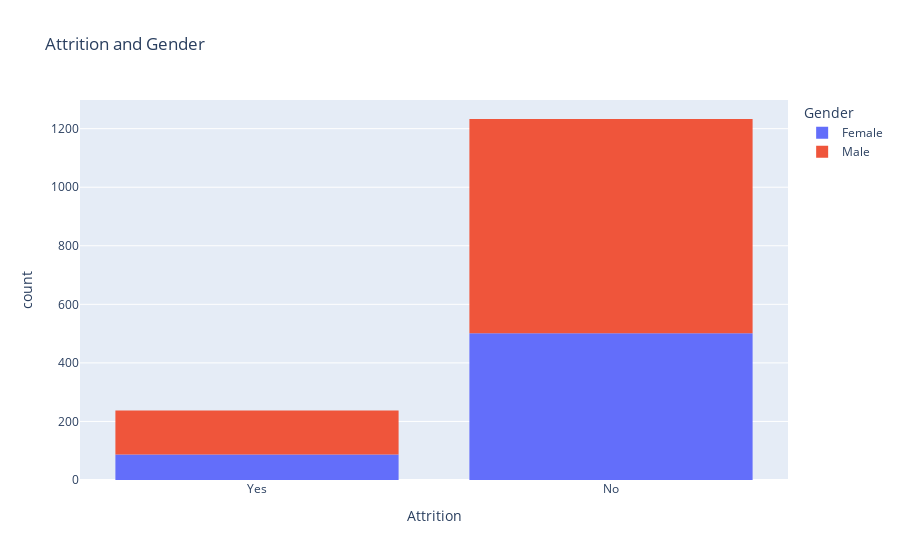

The notebook cell saved with this chart:
### Markdown cell above
### Attrition and Gender

### Code cell
fig = px.histogram(dataset, x="Attrition", category_orders=dict(GeAttritionnder=["Male", "Female"]), color='Gender' ,title='Attrition and Gender')
fig.show()

### Figure 1 — Plotly figure (JSON) as saved in the notebook; plotly's stock layout.template omitted (floating-point values rounded to 4 significant figures; data arrays with more than 128 entries replaced by an {"elided": "..."} marker saying what was removed)
{"data": [{"alignmentgroup": "True", "bingroup": "x", "hovertemplate": "Gender=Female<br>Attrition=%{x}<br>count=%{y}<extra></extra>", "legendgroup": "Female", "marker": {"color": "#636efa", "pattern": {"shape": ""}}, "name": "Female", "offsetgroup": "Female", "orientation": "v", "showlegend": true, "type": "histogram", "x": {"elided": "588 str values"}, "xaxis": "x", "yaxis": "y"}, {"alignmentgroup": "True", "bingroup": "x", "hovertemplate": "Gender=Male<br>Attrition=%{x}<br>count=%{y}<extra></extra>", "legendgroup": "Male", "marker": {"color": "#EF553B", "pattern": {"shape": ""}}, "name": "Male", "offsetgroup": "Male", "orientation": "v", "showlegend": true, "type": "histogram", "x": {"elided": "882 str values"}, "xaxis": "x", "yaxis": "y"}], "layout": {"barmode": "relative", "legend": {"title": {"text": "Gender"}, "tracegroupgap": 0}, "title": {"text": "Attrition and Gender"}, "xaxis": {"anchor": "y", "domain": [0, 1], "title": {"text": "Attrition"}}, "yaxis": {"anchor": "x", "domain": [0, 1], "title": {"text": "count"}}}}
